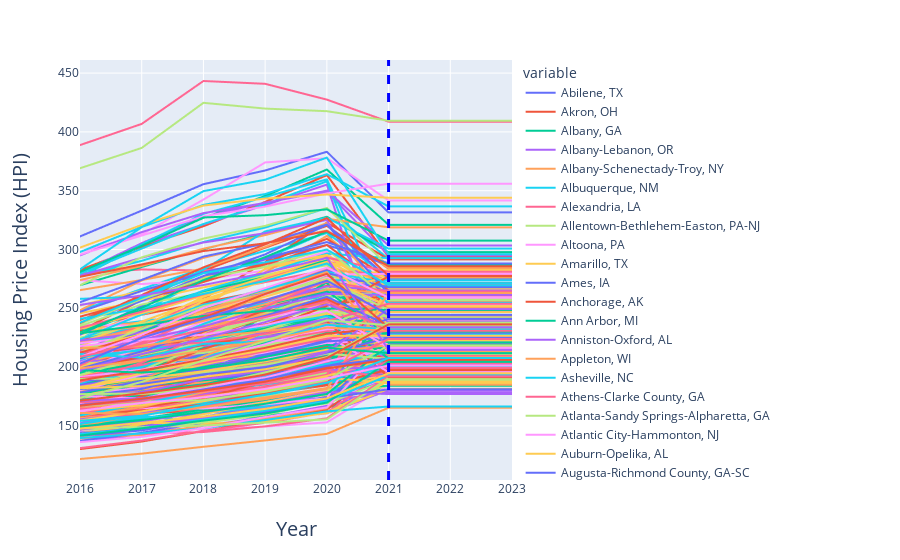

Here is the notebook cell this chart was saved with:
### Markdown cell above
# Plot Existing Data and Forecasted

### Code cell
forecast = [df_HPI, resultHPI["2021"],resultHPI["2022"],resultHPI["2023"],]
forecast_HPI = pd.concat(forecast, axis=1, join='inner')
forecastHPI = plot_HPI(forecast_HPI) #callback to previously defined plotting fnc
forecastHPI.add_vline(x=5, line_width=3, line_dash="dash", line_color="blue")
forecastHPI.show()

print('Output Metrics')
print('-----------------------------------------')
print('Mean Absolute Error:', metrics.mean_absolute_error(dependentTest, prediction))
print('Mean Squared Error:', metrics.mean_squared_error(dependentTest, prediction))
print('Root Mean Squared Error:', np.sqrt(metrics.mean_squared_error(dependentTest, prediction)))
print('Explained Variance Score:', metrics.explained_variance_score(dependentTest, prediction))
